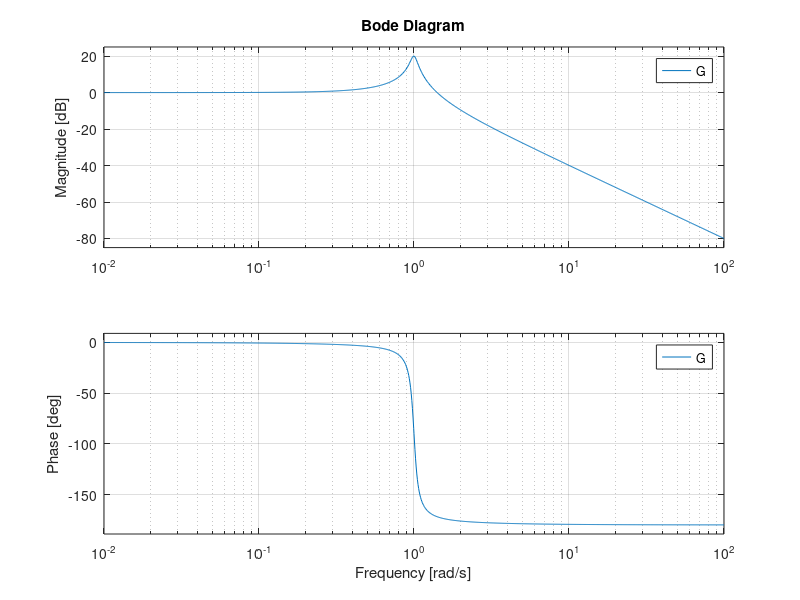

Write the MATLAB code that produced this figure.
s = tf('s');
G = 1/(s^2+.1*s+1); %% masse spring damp Sys
% bode(G);
% 
% G = 1/(s^2+.1*s+1); %% reduce damp
% bode(G);
% G = 1/(s^2+4*s+1); %% increase damp
bode(G);
% impulse(G);
% step(G)